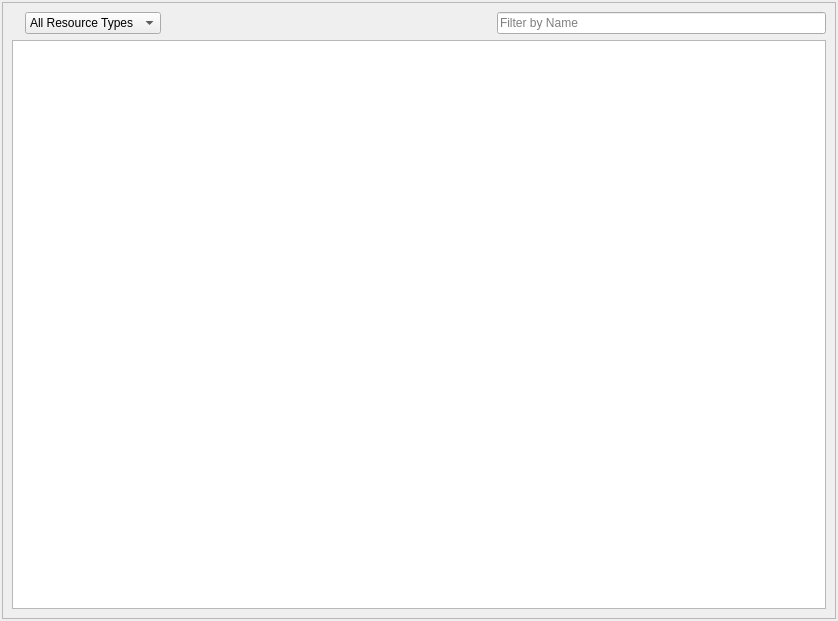
<?xml version="1.0" encoding="UTF-8"?>
<ui version="4.0">
 <class>ResourceWidget</class>
 <widget class="QDockWidget" name="ResourceWidget">
  <property name="geometry">
   <rect>
    <x>0</x>
    <y>0</y>
    <width>838</width>
    <height>621</height>
   </rect>
  </property>
  <property name="minimumSize">
   <size>
    <width>522</width>
    <height>200</height>
   </size>
  </property>
  <property name="sizeIncrement">
   <size>
    <width>5</width>
    <height>5</height>
   </size>
  </property>
  <property name="features">
   <set>QDockWidget::AllDockWidgetFeatures</set>
  </property>
  <property name="allowedAreas">
   <set>Qt::AllDockWidgetAreas</set>
  </property>
  <property name="windowTitle">
   <string>Resources</string>
  </property>
  <widget class="QWidget" name="dockWidgetContents">
   <layout class="QVBoxLayout" name="verticalLayout_3">
    <property name="spacing">
     <number>0</number>
    </property>
    <property name="leftMargin">
     <number>2</number>
    </property>
    <property name="topMargin">
     <number>2</number>
    </property>
    <property name="rightMargin">
     <number>2</number>
    </property>
    <property name="bottomMargin">
     <number>2</number>
    </property>
    <item>
     <widget class="QFrame" name="frame">
      <property name="frameShape">
       <enum>QFrame::StyledPanel</enum>
      </property>
      <property name="frameShadow">
       <enum>QFrame::Plain</enum>
      </property>
      <layout class="QVBoxLayout" name="verticalLayout">
       <item>
        <layout class="QHBoxLayout" name="horizontalLayout">
         <item>
          <widget class="QLabel" name="label_3">
           <property name="text">
            <string/>
           </property>
           <property name="pixmap">
            <pixmap resource="resources.qrc">:/Icons/Icons/Resources.png</pixmap>
           </property>
          </widget>
         </item>
         <item>
          <widget class="QComboBox" name="ComboThread">
           <property name="minimumSize">
            <size>
             <width>100</width>
             <height>0</height>
            </size>
           </property>
           <property name="currentIndex">
            <number>0</number>
           </property>
           <property name="minimumContentsLength">
            <number>0</number>
           </property>
           <item>
            <property name="text">
             <string>All Resource Types</string>
            </property>
            <property name="icon">
             <iconset resource="resources.qrc">
              <normaloff>:/Icons/Icons/AllThreads.png</normaloff>:/Icons/Icons/AllThreads.png</iconset>
            </property>
           </item>
          </widget>
         </item>
         <item>
          <spacer name="horizontalSpacer">
           <property name="orientation">
            <enum>Qt::Horizontal</enum>
           </property>
           <property name="sizeHint" stdset="0">
            <size>
             <width>40</width>
             <height>20</height>
            </size>
           </property>
          </spacer>
         </item>
         <item>
          <widget class="QLineEdit" name="LineFilterByName">
           <property name="toolTip">
            <string>&lt;html&gt;&lt;head/&gt;&lt;body&gt;&lt;p&gt;Limits the output to files that contain the given text in their path.&lt;/p&gt;&lt;/body&gt;&lt;/html&gt;</string>
           </property>
           <property name="placeholderText">
            <string>Filter by Name</string>
           </property>
          </widget>
         </item>
        </layout>
       </item>
       <item>
        <widget class="QTableWidget" name="Table">
         <property name="editTriggers">
          <set>QAbstractItemView::NoEditTriggers</set>
         </property>
         <property name="selectionMode">
          <enum>QAbstractItemView::SingleSelection</enum>
         </property>
         <property name="selectionBehavior">
          <enum>QAbstractItemView::SelectRows</enum>
         </property>
         <property name="verticalScrollMode">
          <enum>QAbstractItemView::ScrollPerPixel</enum>
         </property>
         <property name="horizontalScrollMode">
          <enum>QAbstractItemView::ScrollPerPixel</enum>
         </property>
         <property name="sortingEnabled">
          <bool>true</bool>
         </property>
         <attribute name="horizontalHeaderStretchLastSection">
          <bool>true</bool>
         </attribute>
        </widget>
       </item>
      </layout>
     </widget>
    </item>
   </layout>
  </widget>
 </widget>
 <resources>
  <include location="resources.qrc"/>
 </resources>
 <connections/>
</ui>
